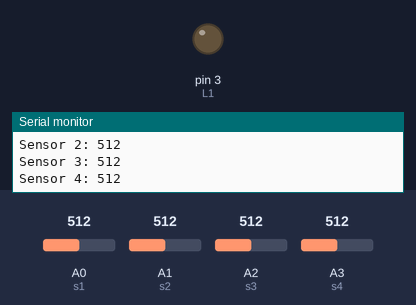
The sketch below on a simulated Arduino Uno, built with avr-gcc and run on an emulated ATmega328P. Shown: output pins drawn as LEDs (lit = HIGH), the last lines printed to the serial monitor. Inputs (shaded band) come from the test bench; at power-on: A0 (s1) = 512, A1 (s2) = 512, A2 (s3) = 512, A3 (s4) = 512.

Above: at 0.1 s.
At 0.6 s:
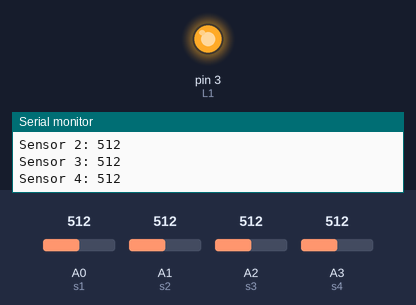
Timing chart, 0 to 2.1 s (numbered marks = the images above):
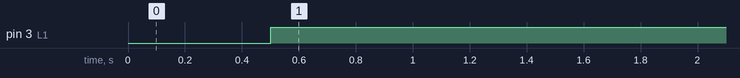

The sketch:

test.ino
```cpp
// Code used for one flexiforce sensor: Illuminates LED and powers vibrational motor
// when a pressure threshold is reached

int s1 = A0;
int s2 = A1;
int s3 = A2;
int s4 = A3;

int L1 = 3; // LED output for sensor 1
int T1 = 10; // Threshold for sensor 1

void setup() {
  Serial.begin(9600);
  pinMode(L1, OUTPUT);

}

void loop() {

  // Sensor Input Data & Read Out
  int sensor1 = analogRead(s1);
  Serial.print("Sensor 1: ");
  Serial.println(sensor1);

  int sensor2 = analogRead(s2);
  Serial.print("Sensor 2: ");
  Serial.println(sensor2);

  int sensor3 = analogRead(s3);
  Serial.print("Sensor 3: ");
  Serial.println(sensor3);

  int sensor4 = analogRead(s4);
  Serial.print("Sensor 4: ");
  Serial.println(sensor4);

  delay(500);

// Threshold Code
  if (sensor1 > 10) {
    digitalWrite(L1, HIGH);
  }

  else {
    digitalWrite(L1, LOW);

  }

}
```

Measured:
- by itself, pin 3 (L1): LOW → HIGH at 0.50 s
